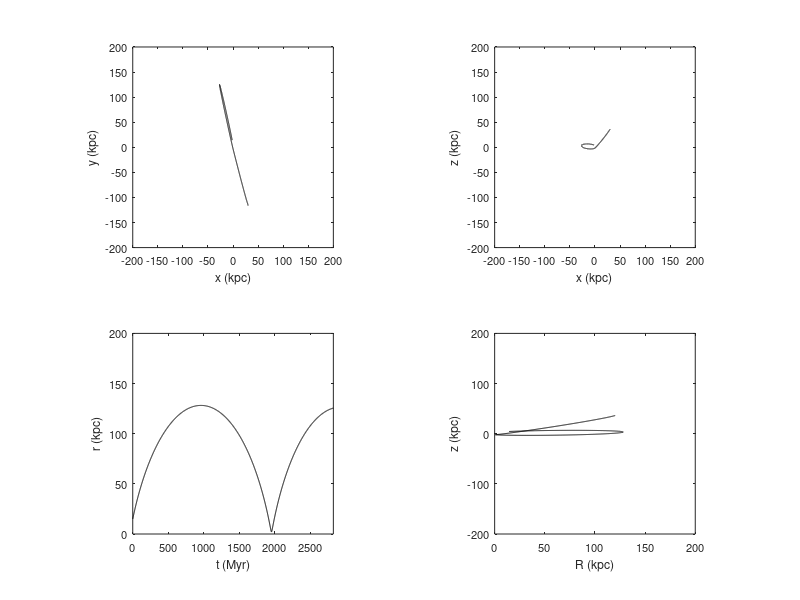

MATLAB code to generate this figure:
clear all
close all

data = load('ax_coeff.dat');

whitebg('w')

t = data(:,1);

x = data(:,12);
y = data(:,13);
z = data(:,14);

v_x = data(:,15);
v_y = data(:,16);
v_z = data(:,17);

R = sqrt(x.^2+y.^2);
r = sqrt(x.^2+y.^2+z.^2);



subplot(2,2,1), plot(x,y,'k')

xlabel('x (kpc)','fontsize',9)
ylabel('y (kpc)','fontsize',9)
axis([-200 200 -200 200])
set(gca,'xtick',(-200:50:200),'ytick',(-200:50:200),'fontsize',8)
axis square


subplot(2,2,2), plot(x,z,'k')

xlabel('x (kpc)','fontsize',9)
ylabel('z (kpc)','fontsize',9)
axis([-200 200 -200 200])
set(gca,'xtick',(-200:50:200),'ytick',(-200:50:200),'fontsize',8)
axis square

subplot(2,2,3), plot(t,r,'k')

xlabel('t (Myr)','fontsize',9)
ylabel('r (kpc)','fontsize',9)
axis([0 max(t) 0 200])
set(gca,'ytick',(0:50:200),'fontsize',8)
axis square


subplot(2,2,4), plot(R,z,'k')

xlabel('R (kpc)','fontsize',9)
ylabel('z (kpc)','fontsize',9)
axis square
axis([0 200 -200 200])
set(gca,'fontsize',8)
